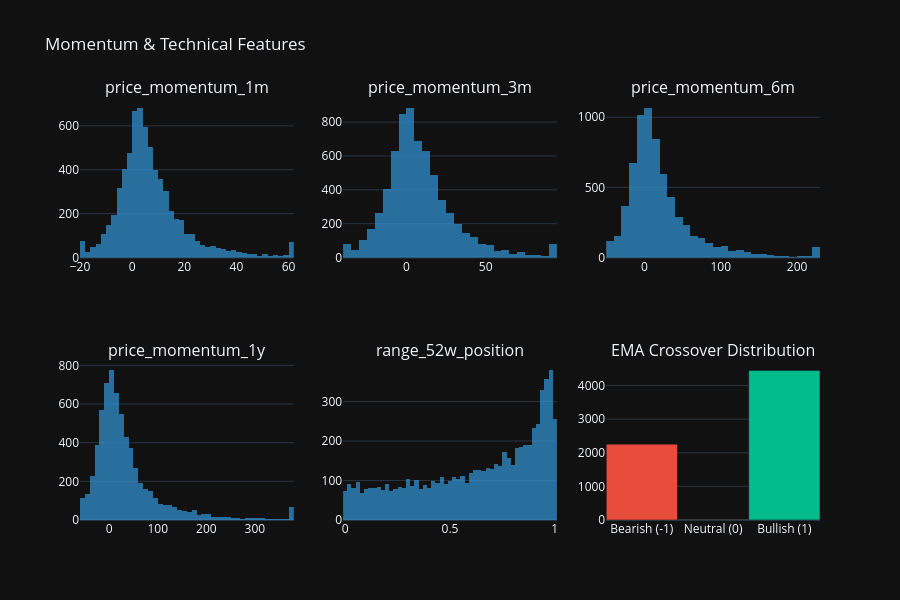

The cell this chart's notebook holds for it:
### Code cell
# Cell 7: Momentum Features Analysis
momentum_features = ['price_momentum_1m', 'price_momentum_3m', 'price_momentum_6m',
                     'price_momentum_1y', 'range_52w_position']

fig = make_subplots(rows=2, cols=3, subplot_titles=momentum_features + ['EMA Crossover Distribution'])

for i, feature in enumerate(momentum_features):
    row = i // 3 + 1
    col = i % 3 + 1
    data = all_stocks_features[feature].dropna()
    data_clipped = data.clip(data.quantile(0.01), data.quantile(0.99))

    fig.add_trace(
        go.Histogram(x=data_clipped, name=feature, nbinsx=50,
                     marker_color='#3498db', opacity=0.7),
        row=row, col=col
    )

# EMA Crossover signals distribution
ema_counts = all_stocks_features['ema_crossover_20_50'].value_counts().sort_index()
fig.add_trace(
    go.Bar(x=['Bearish (-1)', 'Neutral (0)', 'Bullish (1)'],
           y=[ema_counts.get(-1, 0), ema_counts.get(0, 0), ema_counts.get(1, 0)],
           marker_color=['#e74c3c', '#adb5bd', '#00bc8c']),
    row=2, col=3
)

fig.update_layout(height=600, title_text="Momentum & Technical Features",
                  showlegend=False, template=PLOTLY_TEMPLATE)
fig.show()

print("\n📊 Momentum Statistics:")
print(all_stocks_features[momentum_features].describe().T.round(2).to_string())

### Figure 1 — Plotly figure (JSON) as saved in the notebook; plotly's stock layout.template omitted (floating-point values rounded to 4 significant figures; data arrays with more than 128 entries replaced by an {"elided": "..."} marker saying what was removed)
{"data": [{"marker": {"color": "#3498db"}, "name": "price_momentum_1m", "nbinsx": 50, "opacity": 0.7, "x": {"elided": "6722 float values"}, "type": "histogram", "xaxis": "x", "yaxis": "y"}, {"marker": {"color": "#3498db"}, "name": "price_momentum_3m", "nbinsx": 50, "opacity": 0.7, "x": {"elided": "6702 float values"}, "type": "histogram", "xaxis": "x2", "yaxis": "y2"}, {"marker": {"color": "#3498db"}, "name": "price_momentum_6m", "nbinsx": 50, "opacity": 0.7, "x": {"elided": "6672 float values"}, "type": "histogram", "xaxis": "x3", "yaxis": "y3"}, {"marker": {"color": "#3498db"}, "name": "price_momentum_1y", "nbinsx": 50, "opacity": 0.7, "x": {"elided": "6600 float values"}, "type": "histogram", "xaxis": "x4", "yaxis": "y4"}, {"marker": {"color": "#3498db"}, "name": "range_52w_position", "nbinsx": 50, "opacity": 0.7, "x": {"elided": "6726 float values"}, "type": "histogram", "xaxis": "x5", "yaxis": "y5"}, {"marker": {"color": ["#e74c3c", "#adb5bd", "#00bc8c"]}, "x": ["Bearish (-1)", "Neutral (0)", "Bullish (1)"], "y": [2257, 18, 4451], "type": "bar", "xaxis": "x6", "yaxis": "y6"}], "layout": {"xaxis": {"anchor": "y", "domain": [0.0, 0.2889]}, "yaxis": {"anchor": "x", "domain": [0.625, 1.0]}, "xaxis2": {"anchor": "y2", "domain": [0.3556, 0.6444]}, "yaxis2": {"anchor": "x2", "domain": [0.625, 1.0]}, "xaxis3": {"anchor": "y3", "domain": [0.7111, 1.0]}, "yaxis3": {"anchor": "x3", "domain": [0.625, 1.0]}, "xaxis4": {"anchor": "y4", "domain": [0.0, 0.2889]}, "yaxis4": {"anchor": "x4", "domain": [0.0, 0.375]}, "xaxis5": {"anchor": "y5", "domain": [0.3556, 0.6444]}, "yaxis5": {"anchor": "x5", "domain": [0.0, 0.375]}, "xaxis6": {"anchor": "y6", "domain": [0.7111, 1.0]}, "yaxis6": {"anchor": "x6", "domain": [0.0, 0.375]}, "annotations": [{"font": {"size": 16}, "showarrow": false, "text": "price_momentum_1m", "x": 0.1444, "xanchor": "center", "xref": "paper", "y": 1.0, "yanchor": "bottom", "yref": "paper"}, {"font": {"size": 16}, "showarrow": false, "text": "price_momentum_3m", "x": 0.5, "xanchor": "center", "xref": "paper", "y": 1.0, "yanchor": "bottom", "yref": "paper"}, {"font": {"size": 16}, "showarrow": false, "text": "price_momentum_6m", "x": 0.8556, "xanchor": "center", "xref": "paper", "y": 1.0, "yanchor": "bottom", "yref": "paper"}, {"font": {"size": 16}, "showarrow": false, "text": "price_momentum_1y", "x": 0.1444, "xanchor": "center", "xref": "paper", "y": 0.375, "yanchor": "bottom", "yref": "paper"}, {"font": {"size": 16}, "showarrow": false, "text": "range_52w_position", "x": 0.5, "xanchor": "center", "xref": "paper", "y": 0.375, "yanchor": "bottom", "yref": "paper"}, {"font": {"size": 16}, "showarrow": false, "text": "EMA Crossover Distribution", "x": 0.8556, "xanchor": "center", "xref": "paper", "y": 0.375, "yanchor": "bottom", "yref": "paper"}], "title": {"text": "Momentum & Technical Features"}, "height": 600, "showlegend": false}}
